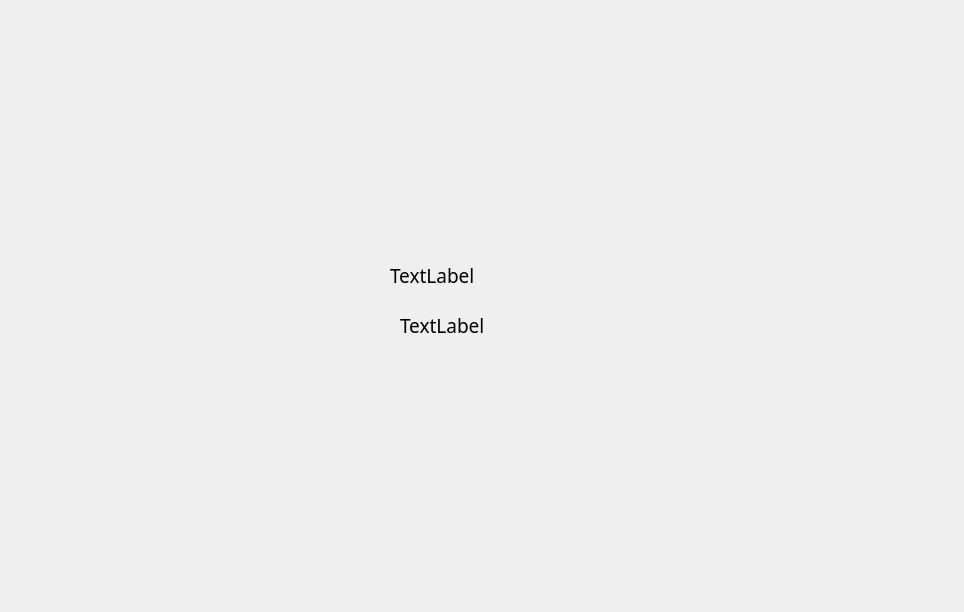
<?xml version="1.0" encoding="UTF-8"?>
<ui version="4.0">
 <class>userProfile</class>
 <widget class="QWidget" name="userProfile">
  <property name="geometry">
   <rect>
    <x>0</x>
    <y>0</y>
    <width>964</width>
    <height>612</height>
   </rect>
  </property>
  <property name="windowTitle">
   <string>Form</string>
  </property>
  <widget class="QPushButton" name="pushButton">
   <property name="geometry">
    <rect>
     <x>700</x>
     <y>220</y>
     <width>71</width>
     <height>231</height>
    </rect>
   </property>
   <property name="styleSheet">
    <string notr="true">background-color: rgba(255, 255, 255,0);
color: rgb(0, 0, 0);
border:none</string>
   </property>
   <property name="text">
    <string/>
   </property>
  </widget>
  <widget class="QPushButton" name="pushButton_2">
   <property name="geometry">
    <rect>
     <x>40</x>
     <y>220</y>
     <width>71</width>
     <height>231</height>
    </rect>
   </property>
   <property name="styleSheet">
    <string notr="true">background-color: rgba(255, 255, 255,0);
color: rgb(0, 0, 0);
border:none
</string>
   </property>
   <property name="text">
    <string/>
   </property>
  </widget>
  <widget class="QPushButton" name="pushButton_3">
   <property name="geometry">
    <rect>
     <x>160</x>
     <y>340</y>
     <width>231</width>
     <height>161</height>
    </rect>
   </property>
   <property name="styleSheet">
    <string notr="true">background-color: rgba(255, 255, 255,0);
color: rgb(0, 0, 0);
border:none</string>
   </property>
   <property name="text">
    <string/>
   </property>
  </widget>
  <widget class="QPushButton" name="pushButton_4">
   <property name="geometry">
    <rect>
     <x>420</x>
     <y>340</y>
     <width>231</width>
     <height>161</height>
    </rect>
   </property>
   <property name="styleSheet">
    <string notr="true">background-color: rgba(255, 255, 255,0);
color: rgb(0, 0, 0);
border:none

</string>
   </property>
   <property name="text">
    <string/>
   </property>
  </widget>
  <widget class="QLabel" name="label">
   <property name="geometry">
    <rect>
     <x>390</x>
     <y>250</y>
     <width>211</width>
     <height>51</height>
    </rect>
   </property>
   <property name="font">
    <font>
     <family>Gilroy-Bold</family>
     <pointsize>14</pointsize>
     <bold>false</bold>
    </font>
   </property>
   <property name="layoutDirection">
    <enum>Qt::LayoutDirection::LeftToRight</enum>
   </property>
   <property name="text">
    <string>TextLabel</string>
   </property>
  </widget>
  <widget class="QLabel" name="label_2">
   <property name="geometry">
    <rect>
     <x>400</x>
     <y>300</y>
     <width>141</width>
     <height>51</height>
    </rect>
   </property>
   <property name="font">
    <font>
     <family>Gilroy-Bold</family>
     <pointsize>14</pointsize>
     <bold>false</bold>
    </font>
   </property>
   <property name="layoutDirection">
    <enum>Qt::LayoutDirection::LeftToRight</enum>
   </property>
   <property name="text">
    <string>TextLabel</string>
   </property>
  </widget>
 </widget>
 <resources/>
 <connections/>
</ui>
